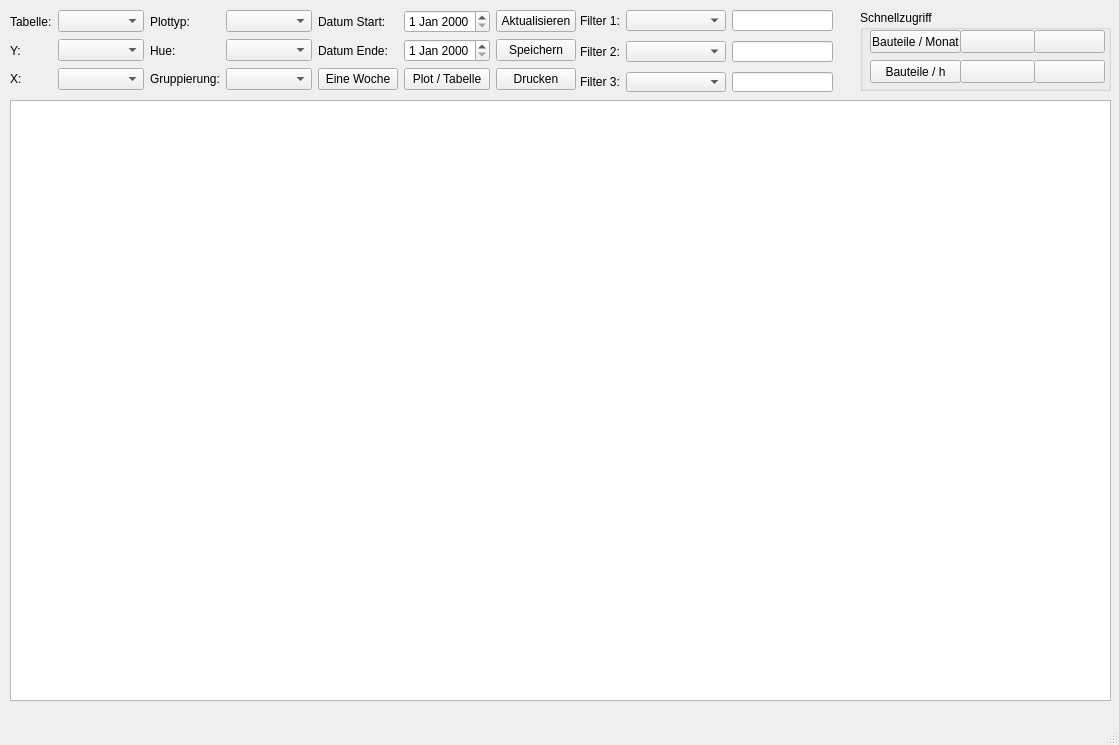
<?xml version="1.0" encoding="UTF-8"?>
<ui version="4.0">
 <class>YamahaStatistics</class>
 <widget class="QMainWindow" name="YamahaStatistics">
  <property name="geometry">
   <rect>
    <x>0</x>
    <y>0</y>
    <width>1119</width>
    <height>745</height>
   </rect>
  </property>
  <property name="minimumSize">
   <size>
    <width>825</width>
    <height>745</height>
   </size>
  </property>
  <property name="windowTitle">
   <string>Yamaha Statistik</string>
  </property>
  <widget class="QWidget" name="centralwidget">
   <widget class="QWidget" name="graphView" native="true">
    <property name="geometry">
     <rect>
      <x>9</x>
      <y>99</y>
      <width>1101</width>
      <height>601</height>
     </rect>
    </property>
   </widget>
   <widget class="QTableView" name="listView">
    <property name="geometry">
     <rect>
      <x>10</x>
      <y>100</y>
      <width>1101</width>
      <height>601</height>
     </rect>
    </property>
    <property name="sortingEnabled">
     <bool>true</bool>
    </property>
    <attribute name="horizontalHeaderCascadingSectionResizes">
     <bool>false</bool>
    </attribute>
    <attribute name="horizontalHeaderShowSortIndicator" stdset="0">
     <bool>true</bool>
    </attribute>
    <attribute name="verticalHeaderVisible">
     <bool>true</bool>
    </attribute>
    <attribute name="verticalHeaderMinimumSectionSize">
     <number>11</number>
    </attribute>
    <attribute name="verticalHeaderDefaultSectionSize">
     <number>15</number>
    </attribute>
   </widget>
   <widget class="QGroupBox" name="grpPredefined">
    <property name="geometry">
     <rect>
      <x>860</x>
      <y>10</y>
      <width>251</width>
      <height>81</height>
     </rect>
    </property>
    <property name="title">
     <string>Schnellzugriff</string>
    </property>
    <widget class="QPushButton" name="btnMountedComponents">
     <property name="geometry">
      <rect>
       <x>10</x>
       <y>20</y>
       <width>91</width>
       <height>23</height>
      </rect>
     </property>
     <property name="text">
      <string>Bauteile / Monat</string>
     </property>
    </widget>
    <widget class="QPushButton" name="btnComponentPerHour">
     <property name="geometry">
      <rect>
       <x>10</x>
       <y>50</y>
       <width>91</width>
       <height>23</height>
      </rect>
     </property>
     <property name="text">
      <string>Bauteile / h</string>
     </property>
    </widget>
    <widget class="QPushButton" name="pushButton_3">
     <property name="geometry">
      <rect>
       <x>100</x>
       <y>20</y>
       <width>75</width>
       <height>23</height>
      </rect>
     </property>
     <property name="text">
      <string/>
     </property>
    </widget>
    <widget class="QPushButton" name="pushButton_4">
     <property name="geometry">
      <rect>
       <x>100</x>
       <y>50</y>
       <width>75</width>
       <height>23</height>
      </rect>
     </property>
     <property name="text">
      <string/>
     </property>
    </widget>
    <widget class="QPushButton" name="pushButton_5">
     <property name="geometry">
      <rect>
       <x>174</x>
       <y>20</y>
       <width>71</width>
       <height>23</height>
      </rect>
     </property>
     <property name="text">
      <string/>
     </property>
    </widget>
    <widget class="QPushButton" name="pushButton_6">
     <property name="geometry">
      <rect>
       <x>174</x>
       <y>50</y>
       <width>71</width>
       <height>23</height>
      </rect>
     </property>
     <property name="text">
      <string/>
     </property>
    </widget>
   </widget>
   <widget class="QWidget" name="layoutWidget">
    <property name="geometry">
     <rect>
      <x>10</x>
      <y>10</y>
      <width>566</width>
      <height>83</height>
     </rect>
    </property>
    <layout class="QGridLayout" name="gridLayout" columnminimumwidth="0,100,0,100,0,0,0">
     <item row="0" column="0">
      <widget class="QLabel" name="lblTable">
       <property name="text">
        <string>Tabelle:</string>
       </property>
      </widget>
     </item>
     <item row="0" column="1">
      <widget class="QComboBox" name="cmbTable"/>
     </item>
     <item row="0" column="2">
      <widget class="QLabel" name="lblPlotType">
       <property name="text">
        <string>Plottyp:</string>
       </property>
      </widget>
     </item>
     <item row="0" column="3">
      <widget class="QComboBox" name="cmbPlotType"/>
     </item>
     <item row="0" column="4">
      <widget class="QLabel" name="lblDateStart">
       <property name="text">
        <string>Datum Start:</string>
       </property>
      </widget>
     </item>
     <item row="0" column="5">
      <widget class="QDateEdit" name="dateEditStart"/>
     </item>
     <item row="0" column="6">
      <widget class="QPushButton" name="btnUpdate">
       <property name="text">
        <string>Aktualisieren</string>
       </property>
      </widget>
     </item>
     <item row="1" column="0">
      <widget class="QLabel" name="lblY">
       <property name="text">
        <string>Y:</string>
       </property>
      </widget>
     </item>
     <item row="1" column="1">
      <widget class="QComboBox" name="cmbY"/>
     </item>
     <item row="1" column="2">
      <widget class="QLabel" name="lblHue">
       <property name="text">
        <string>Hue:</string>
       </property>
      </widget>
     </item>
     <item row="1" column="3">
      <widget class="QComboBox" name="cmbHue"/>
     </item>
     <item row="1" column="4">
      <widget class="QLabel" name="lblDateEnd">
       <property name="text">
        <string>Datum Ende:</string>
       </property>
      </widget>
     </item>
     <item row="1" column="5">
      <widget class="QDateEdit" name="dateEditEnd"/>
     </item>
     <item row="1" column="6">
      <widget class="QPushButton" name="btnSavePlot">
       <property name="text">
        <string>Speichern</string>
       </property>
      </widget>
     </item>
     <item row="2" column="0">
      <widget class="QLabel" name="lblX">
       <property name="text">
        <string>X:</string>
       </property>
      </widget>
     </item>
     <item row="2" column="1">
      <widget class="QComboBox" name="cmbX"/>
     </item>
     <item row="2" column="2">
      <widget class="QLabel" name="lblGroup">
       <property name="text">
        <string>Gruppierung:</string>
       </property>
      </widget>
     </item>
     <item row="2" column="3">
      <widget class="QComboBox" name="cmbGroup"/>
     </item>
     <item row="2" column="5">
      <widget class="QPushButton" name="btnToggleView">
       <property name="text">
        <string>Plot / Tabelle</string>
       </property>
      </widget>
     </item>
     <item row="2" column="6">
      <widget class="QPushButton" name="btnPrintPlot">
       <property name="text">
        <string>Drucken</string>
       </property>
      </widget>
     </item>
     <item row="2" column="4">
      <widget class="QPushButton" name="btnSetDate7">
       <property name="text">
        <string>Eine Woche</string>
       </property>
      </widget>
     </item>
    </layout>
   </widget>
   <widget class="QWidget" name="layoutWidget">
    <property name="geometry">
     <rect>
      <x>580</x>
      <y>10</y>
      <width>253</width>
      <height>82</height>
     </rect>
    </property>
    <layout class="QGridLayout" name="gridLayout_2" columnminimumwidth="0,100,0">
     <property name="verticalSpacing">
      <number>10</number>
     </property>
     <item row="0" column="0">
      <widget class="QLabel" name="lblFilter1">
       <property name="text">
        <string>Filter 1:</string>
       </property>
      </widget>
     </item>
     <item row="0" column="1">
      <widget class="QComboBox" name="cmbFilter1"/>
     </item>
     <item row="0" column="2">
      <widget class="QLineEdit" name="entFilter1"/>
     </item>
     <item row="1" column="0">
      <widget class="QLabel" name="lblFilter2">
       <property name="text">
        <string>Filter 2:</string>
       </property>
      </widget>
     </item>
     <item row="1" column="1">
      <widget class="QComboBox" name="cmbFilter2"/>
     </item>
     <item row="1" column="2">
      <widget class="QLineEdit" name="entFilter2"/>
     </item>
     <item row="2" column="0">
      <widget class="QLabel" name="lblFilter3">
       <property name="text">
        <string>Filter 3:</string>
       </property>
      </widget>
     </item>
     <item row="2" column="1">
      <widget class="QComboBox" name="cmbFilter3"/>
     </item>
     <item row="2" column="2">
      <widget class="QLineEdit" name="entFilter3"/>
     </item>
    </layout>
   </widget>
  </widget>
  <widget class="QMenuBar" name="menubar">
   <property name="enabled">
    <bool>false</bool>
   </property>
   <property name="geometry">
    <rect>
     <x>0</x>
     <y>0</y>
     <width>1119</width>
     <height>21</height>
    </rect>
   </property>
  </widget>
  <widget class="QStatusBar" name="statusbar">
   <property name="enabled">
    <bool>false</bool>
   </property>
  </widget>
 </widget>
 <resources/>
 <connections/>
</ui>
